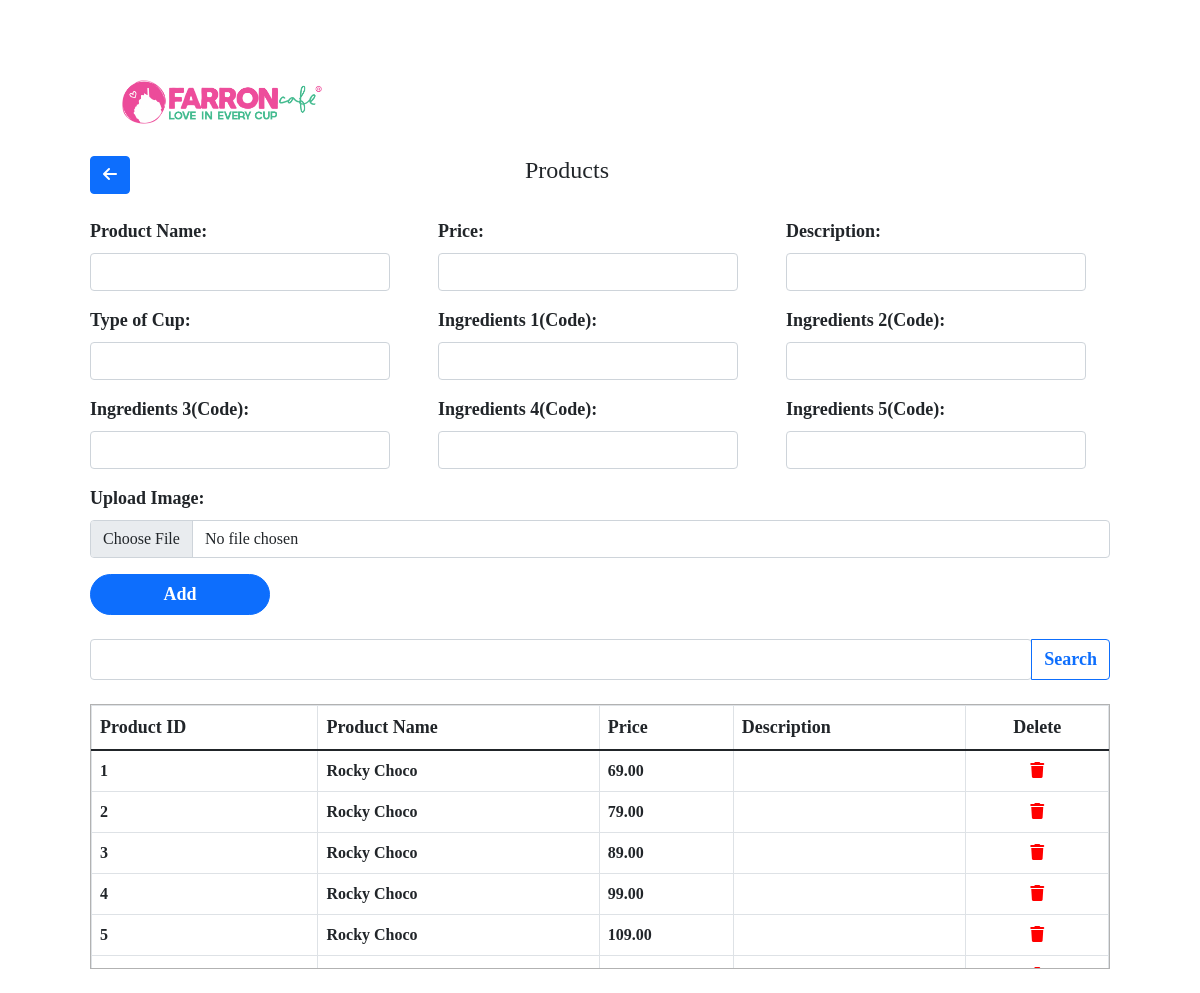
/addproduct.php, run on the app's committed database.
### tables this page shows
CREATE TABLE `products` (
  `Product_ID` int(11) NOT NULL,
  `Product_Name` varchar(40) NOT NULL,
  `Price` double(100,2) NOT NULL,
  `Description` varchar(255) NOT NULL,
  `Product_Image` blob NOT NULL,
  `Ingredients1` int(11) NOT NULL,
  `Ingredients2` int(11) NOT NULL,
  `Ingredients3` int(11) NOT NULL,
  `Ingredients4` int(11) NOT NULL,
  `Ingredients5` int(11) NOT NULL,
  `Cup` char(2) NOT NULL
);

### addproduct.php (the view, shortened to what this page needs)
<!DOCTYPE html>
<html lang="en">
<head>
    <link rel="stylesheet" href="css/productstyle.css">
    <link href="https://cdn.jsdelivr.net/npm/bootstrap@5.1.2/dist/css/bootstrap.min.css" rel="stylesheet">
    <link rel="stylesheet" href="css/all.min.css">
    <link rel="stylesheet" href="css/fontawesome.min.css">
</head>
<body>
    <div class="container">
        <form action="#" method="post" class="px-5 py-4 mt-4" id="productadd" enctype='multipart/form-data'>
            <img src="images/logo.png" alt="" class="img-fluid" style="width: 200px; margin: 2em;">
            <div class="row">
                <div class="col-5">
                    <a href="Dashboard.php" class="btn btn-primary"><i class="fas fa-arrow-left"></i></a>
                </div>
                <div class="col">
                    <h4 class="font-weight-bold">Products</h4>
                </div>
            </div>
            <br />
            <div class="form-group row">
                <div class="mb-3 col-sm">
                    <label for="productname" class="form-label" style="font-size:large;"><b>Product Name:</b></label>
                    <input type="text" class="form-control input_fields" id="productname" placeholder="" name="productname" autocomplete="off">
                </div>
                <div class="mb-3 col-sm">
                    <label for="price" class="form-label" style="font-size:large;"><b>Price:</b></label>
                    <input type="number" class="form-control input_fields" id="price" placeholder="" name="price" autocomplete="off">
                </div>
                <div class="mb-3 col-sm">
                    <label for="description" class="form-label" style="font-size:large;"><b>Description:</b></label>
                    <input type="text" class="form-control input_fields" id="description" placeholder="" name="description" autocomplete="off">
                </div>
                <div class="mb-3 col-sm">
                    <label for="cuptype" class="form-label" style="font-size:large;"><b>Type of Cup:</b></label>
                    <input type="text" class="form-control input_fields" id="cuptype" placeholder="" name="cuptype" autocomplete="off">
                </div>
                <div class="mb-3 col-sm">
                    <label for="ingredients1" class="form-label" style="font-size:large;"><b>Ingredients 1(Code):</b></label>
                    <input type="text" class="form-control input_fields" id="ingredients1" placeholder="" name="ingredients1" autocomplete="off">
                </div>
                <div class="mb-3 col-sm">
                    <label for="ingredients2" class="form-label" style="font-size:large;"><b>Ingredients 2(Code):</b></label>
                    <input type="text" class="form-control input_fields" id="ingredients2" placeholder="" name="ingredients2" autocomplete="off">
                </div>
                <div class="mb-3 col-sm">
                    <label for="ingredients3" class="form-label" style="font-size:large;"><b>Ingredients 3(Code):</b></label>
                    <input type="text" class="form-control input_fields" id="ingredients3" placeholder="" name="ingredients3" autocomplete="off">
                </div>
                <div class="mb-3 col-sm">
                    <label for="ingredients4" class="form-label" style="font-size:large;"><b>Ingredients 4(Code):</b></label>
                    <input type="text" class="form-control input_fields" id="ingredients4" placeholder="" name="ingredients4" autocomplete="off">
                </div>
                <div class="mb-3 col-sm">
                    <label for="ingredients5" class="form-label" style="font-size:large;"><b>Ingredients 5(Code):</b></label>
                    <input type="text" class="form-control input_fields" id="ingredients5" placeholder="" name="ingredients5" autocomplete="off">
                </div>
                <div class="mb-3 col-sm">
                    <label class="form-label" for="customFile" style="font-size:large;"><b>Upload Image:</b></label>
                    <input type="file" class="form-control" id="customFile" name="image" />
                </div>
            </div>
            <button type="submit" class="btn btn-primary add" name="add_product" style="font-size:large;"><b>Add</b></button>
            <div class="form-group mt-4">
                <div class="input-group">
                    <input type="search" class="form-control rounded" placeholder="" aria-label="Search" aria-describedby="search-addon" name="search" autocomplete="off" />
                    <button type="submit" class="btn btn-outline-primary" name="search_product" style="font-size:large;"><b>Search</b></button>
                </div>
            </div>
            <div class="form-group table_holder mt-4">
                <table class="table table-bordered">
                    <thead>
                        <tr>
                            <th style="font-size:large;">Product ID</th>
                            <th style="font-size:large;">Product Name</th>
                            <th style="font-size:large;">Price</th>
                            <th style="font-size:large;">Description</th>
                            <th class="table_btn" style="font-size:large;">Delete</th>
                        </tr>
                    </thead>
                    <tbody>
                        <?php
                        include('includes/dbconnect.php');
                        $sql = "select * from products";
                        $result = mysqli_query($conn, $sql);
                        while ($row = mysqli_fetch_assoc($result)) {
                        ?>
                            <tr>
                                <td><b><?php echo $row['Product_ID']; ?></b></td>
                                <td><b><?php echo $row['Product_Name']; ?></b></td>
                                <td><b><?php echo $row['Price']; ?></b></td>
                                <td><b><?php echo $row['Description']; ?></b></td>
                                <td class="table_btn"><i class="fas fa-trash" onclick="getsetdata(<?php echo $row['Product_ID']; ?>)" data-bs-toggle="modal" data-bs-target="#staticBackdrop"></i></td>
                            </tr>
                        <?php
                        }
                        ?>
                    </tbody>
                </table>
            </div>
        </form>
    </div>
</body>
</html>

### css/productstyle.css (style rules this page uses)
* { font-family: Verdana; }
.add { width: 180px; border-radius: 50px !important; }
.input_fields { width: 300px !important; }
.table_holder { height: 265px; overflow-y: hidden; border: 1px solid rgb(0, 0, 0,0.3); }
table tbody .fa-trash { color:red; }
table .table_btn { text-align: center; }

### data on the page
products: Product_ID "1", Product_Name "Rocky Choco", Price "69.00"
products: Product_ID "2", Product_Name "Rocky Choco", Price "79.00"
products: Product_ID "3", Product_Name "Rocky Choco", Price "89.00"
products: Product_ID "4", Product_Name "Rocky Choco", Price "99.00"
products: Product_ID "5", Product_Name "Rocky Choco", Price "109.00"
